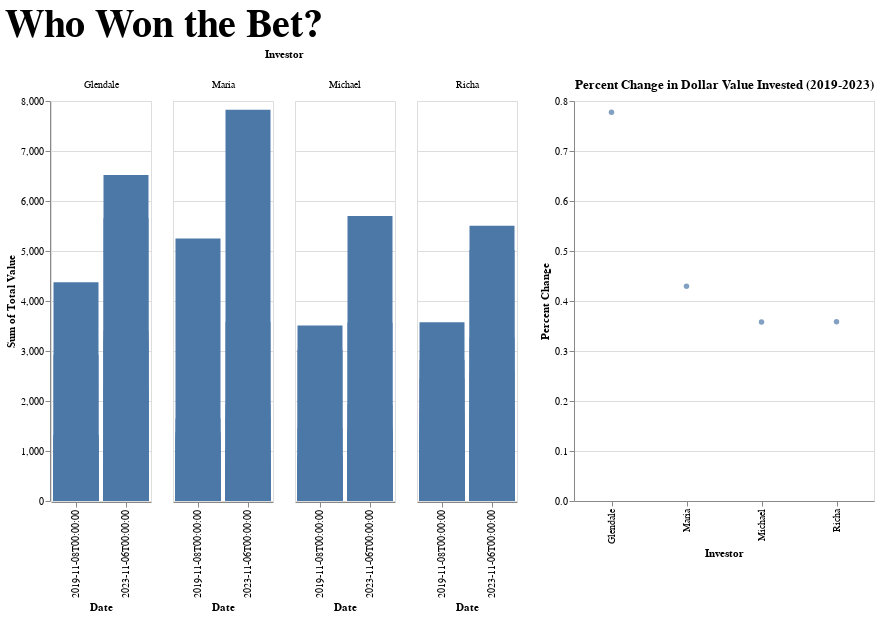

Notebook code for this chart:
### Markdown cell above
## Activity 3 (20 mins) - Get Feedback and Iterate

Share your design(s) with another group in the class. For example, maybe the people sitting next to you or in the next row. Ask them to compare it with the original visualization from Activity 1, and share their response. What works? What could be improved? (And similarly, do the same for their design.)

Then, iterate on your design incorporating any peer feedback.

### Code cell
percent_change2 = alt.Chart(investors_percent_change).mark_circle().encode(
    x=alt.X('Investor:N'),
    y=alt.Y('Percent Change:Q'),
    tooltip=[
        alt.Tooltip('Investor:N'),
        alt.Tooltip('Percent Change:Q')
    ]
).properties(
    width=300,
    height=400,
    title = "Percent Change in Dollar Value Invested (2019-2023)"
)
(bar_chart | percent_change2).properties(title = alt.Title("Who Won the Bet?", fontSize = 40))

### Figure 1 — Vega-Lite specification as saved in the notebook (floating-point values rounded to 4 significant figures)
{"config": {"view": {"continuousWidth": 300, "continuousHeight": 300}}, "hconcat": [{"data": {"name": "data-554b996a8d14d01a8ea149b5ade2d7d8"}, "mark": {"type": "bar"}, "encoding": {"column": {"field": "Investor", "type": "nominal"}, "tooltip": [{"field": "Symbol", "type": "nominal"}, {"field": "Price", "type": "quantitative"}, {"field": "Shares", "type": "quantitative"}, {"field": "Total Value", "type": "quantitative"}], "x": {"field": "Date", "type": "nominal"}, "y": {"aggregate": "sum", "field": "Total Value", "type": "quantitative"}}, "height": 400, "transform": [{"calculate": "datum.Shares * datum.Price", "as": "Total Value"}], "width": 100}, {"data": {"name": "data-5c8808121914e89921cdb837b21af901"}, "mark": {"type": "circle"}, "encoding": {"tooltip": [{"field": "Investor", "type": "nominal"}, {"field": "Percent Change", "type": "quantitative"}], "x": {"field": "Investor", "type": "nominal"}, "y": {"field": "Percent Change", "type": "quantitative"}}, "height": 400, "title": "Percent Change in Dollar Value Invested (2019-2023)", "width": 300}], "title": {"text": "Who Won the Bet?", "fontSize": 40}, "$schema": "https://vega.github.io/schema/vega-lite/v5.20.1.json", "datasets": {"data-554b996a8d14d01a8ea149b5ade2d7d8": [{"Investor": "Maria", "Company": "Apple", "Symbol": "AAPL", "Shares": 20, "Price": 179.2, "Date": "2023-11-06T00:00:00", "dollar_value_invested": 3585.0}, {"Investor": "Maria", "Company": "Netflix Inc.", "Symbol": "NFLX", "Shares": 18, "Price": 434.7, "Date": "2023-11-06T00:00:00", "dollar_value_invested": 7825.0}, {"Investor": "Maria", "Company": "Target Corporation", "Symbol": "TGT", "Shares": 15, "Price": 111.0, "Date": "2023-11-06T00:00:00", "dollar_value_invested": 1666.0}, {"Investor": "Maria", "Company": "Walt Disney Company", "Symbol": "DIS", "Shares": 10, "Price": 84.02, "Date": "2023-11-06T00:00:00", "dollar_value_invested": 840.2}, {"Investor": "Maria", "Company": "Starbucks Corporation", "Symbol": "SBUX", "Shares": 10, "Price": 104.0, "Date": "2023-11-06T00:00:00", "dollar_value_invested": 1040.0}, {"Investor": "Maria", "Company": "eBay Inc.", "Symbol": "EBAY", "Shares": 10, "Price": 40.36, "Date": "2023-11-06T00:00:00", "dollar_value_invested": 403.6}, {"Investor": "Maria", "Company": "Ulta Beauty Inc.", "Symbol": "ULTA", "Shares": 5, "Price": 386.0, "Date": "2023-11-06T00:00:00", "dollar_value_invested": 1930.0}, {"Investor": "Maria", "Company": "Coca-Cola Company", "Symbol": "KO", "Shares": 5, "Price": 56.97, "Date": "2023-11-06T00:00:00", "dollar_value_invested": 284.9}, {"Investor": "Maria", "Company": "NIKE Inc. Class B", "Symbol": "NKE", "Shares": 4, "Price": 107.2, "Date": "2023-11-06T00:00:00", "dollar_value_invested": 429.0}, {"Investor": "Maria", "Company": "Kraft Heinz Company", "Symbol": "KHC", "Shares": 3, "Price": 33.29, "Date": "2023-11-06T00:00:00", "dollar_value_invested": 99.87}, {"Investor": "Glendale", "Company": "Apple", "Symbol": "AAPL", "Shares": 19, "Price": 179.2, "Date": "2023-11-06T00:00:00", "dollar_value_invested": 3405.0}, {"Investor": "Glendale", "Company": "Netflix Inc.", "Symbol": "NFLX", "Shares": 15, "Price": 434.7, "Date": "2023-11-06T00:00:00", "dollar_value_invested": 6521.0}, {"Investor": "Glendale", "Company": "PayPal Holdings Inc.", "Symbol": "PYPL", "Shares": 13, "Price": 54.62, "Date": "2023-11-06T00:00:00", "dollar_value_invested": 710.1}, {"Investor": "Glendale", "Company": "Intel Corporation", "Symbol": "INTC", "Shares": 10, "Price": 37.95, "Date": "2023-11-06T00:00:00", "dollar_value_invested": 379.5}, {"Investor": "Glendale", "Company": "Adobe Incorporated", "Symbol": "ADBE", "Shares": 10, "Price": 565.5, "Date": "2023-11-06T00:00:00", "dollar_value_invested": 5654.0}, {"Investor": "Glendale", "Company": "Microsoft Corporation", "Symbol": "MSFT", "Shares": 9, "Price": 356.5, "Date": "2023-11-06T00:00:00", "dollar_value_invested": 3209.0}, {"Investor": "Glendale", "Company": "eBay Inc.", "Symbol": "EBAY", "Shares": 9, "Price": 40.36, "Date": "2023-11-06T00:00:00", "dollar_value_invested": 363.2}, {"Investor": "Glendale", "Company": "NVIDIA Corporation", "Symbol": "NVDA", "Shares": 5, "Price": 457.5, "Date": "2023-11-06T00:00:00", "dollar_value_invested": 2288.0}, {"Investor": "Glendale", "Company": "Electronic Arts Inc.", "Symbol": "EA", "Shares": 5, "Price": 129.3, "Date": "2023-11-06T00:00:00", "dollar_value_invested": 646.4}, {"Investor": "Glendale", "Company": "Salesforce Inc.", "Symbol": "CRM", "Shares": 5, "Price": 207.4, "Date": "2023-11-06T00:00:00", "dollar_value_invested": 1037.0}, {"Investor": "Richa", "Company": "PayPal Holdings Inc.", "Symbol": "PYPL", "Shares": 15, "Price": 54.62, "Date": "2023-11-06T00:00:00", "dollar_value_invested": 819.3}, {"Investor": "Richa", "Company": "Capital One Financial Corp", "Symbol": "COF", "Shares": 13, "Price": 101.5, "Date": "2023-11-06T00:00:00", "dollar_value_invested": 1319.0}, {"Investor": "Richa", "Company": "Bank of America Corp", "Symbol": "BAC", "Shares": 13, "Price": 28.33, "Date": "2023-11-06T00:00:00", "dollar_value_invested": 368.3}, {"Investor": "Richa", "Company": "Mastercard Incorporated Class A", "Symbol": "MA", "Shares": 13, "Price": 386.2, "Date": "2023-11-06T00:00:00", "dollar_value_invested": 5020.0}, {"Investor": "Richa", "Company": "Intuit Inc.", "Symbol": "INTU", "Shares": 11, "Price": 500.5, "Date": "2023-11-06T00:00:00", "dollar_value_invested": 5506.0}, {"Investor": "Richa", "Company": "Goldman Sachs Group Inc.", "Symbol": "GS", "Shares": 8, "Price": 323.9, "Date": "2023-11-06T00:00:00", "dollar_value_invested": 2591.0}, {"Investor": "Richa", "Company": "Morgan Stanley", "Symbol": "MS", "Shares": 8, "Price": 75.92, "Date": "2023-11-06T00:00:00", "dollar_value_invested": 607.4}, {"Investor": "Richa", "Company": "JPMorgan Chase & Co.", "Symbol": "JPM", "Shares": 8, "Price": 144.1, "Date": "2023-11-06T00:00:00", "dollar_value_invested": 1153.0}, {"Investor": "Richa", "Company": "Accenture Plc Class A", "Symbol": "ACN", "Shares": 6, "Price": 313.1, "Date": "2023-11-06T00:00:00", "dollar_value_invested": 1879.0}, {"Investor": "Richa", "Company": "BlackRock Inc.", "Symbol": "BLK", "Shares": 5, "Price": 653.2, "Date": "2023-11-06T00:00:00", "dollar_value_invested": 3266.0}, {"Investor": "Michael", "Company": "Amazon.com Inc.", "Symbol": "AMZN", "Shares": 10, "Price": 139.7, "Date": "2023-11-06T00:00:00", "dollar_value_invested": 1397.0}, {"Investor": "Michael", "Company": "Starbucks Corporation", "Symbol": "SBUX", "Shares": 10, "Price": 104.0, "Date": "2023-11-06T00:00:00", "dollar_value_invested": 1040.0}, {"Investor": "Michael", "Company": "Costco Wholesale Corporation", "Symbol": "COST", "Shares": 10, "Price": 569.8, "Date": "2023-11-06T00:00:00", "dollar_value_invested": 5698.0}, {"Investor": "Michael", "Company": "Microsoft Corporation", "Symbol": "MSFT", "Shares": 10, "Price": 356.5, "Date": "2023-11-06T00:00:00", "dollar_value_invested": 3565.0}, {"Investor": "Michael", "Company": "T-Mobile US Inc.", "Symbol": "TMUS", "Shares": 10, "Price": 147.3, "Date": "2023-11-06T00:00:00", "dollar_value_invested": 1473.0}, {"Investor": "Michael", "Company": "Boeing Company", "Symbol": "BA", "Shares": 10, "Price": 192.9, "Date": "2023-11-06T00:00:00", "dollar_value_invested": 1930.0}, {"Investor": "Michael", "Company": "Alphabet Inc. Class A", "Symbol": "GOOGL", "Shares": 10, "Price": 131.4, "Date": "2023-11-06T00:00:00", "dollar_value_invested": 1314.0}, {"Investor": "Michael", "Company": "Alaska Airlines", "Symbol": "ALK", "Shares": 10, "Price": 32.84, "Date": "2023-11-06T00:00:00", "dollar_value_invested": 328.4}, {"Investor": "Michael", "Company": "Barrett Business Services", "Symbol": "BBSI", "Shares": 10, "Price": 99.17, "Date": "2023-11-06T00:00:00", "dollar_value_invested": 991.7}, {"Investor": "Michael", "Company": "Nordstrom Inc", "Symbol": "JWN", "Shares": 10, "Price": 14.33, "Date": "2023-11-06T00:00:00", "dollar_value_invested": 143.3}, {"Investor": "Maria", "Company": "Apple", "Symbol": "AAPL", "Shares": 20, "Price": 65.04, "Date": "2019-11-08T00:00:00", "dollar_value_invested": 1301.0}, {"Investor": "Maria", "Company": "Netflix Inc.", "Symbol": "NFLX", "Shares": 18, "Price": 291.6, "Date": "2019-11-08T00:00:00", "dollar_value_invested": 5248.0}, {"Investor": "Maria", "Company": "Target Corporation", "Symbol": "TGT", "Shares": 15, "Price": 110.2, "Date": "2019-11-08T00:00:00", "dollar_value_invested": 1652.0}, {"Investor": "Maria", "Company": "Walt Disney Company", "Symbol": "DIS", "Shares": 10, "Price": 138.0, "Date": "2019-11-08T00:00:00", "dollar_value_invested": 1380.0}, {"Investor": "Maria", "Company": "Starbucks Corporation", "Symbol": "SBUX", "Shares": 10, "Price": 81.77, "Date": "2019-11-08T00:00:00", "dollar_value_invested": 817.7}, {"Investor": "Maria", "Company": "eBay Inc.", "Symbol": "EBAY", "Shares": 10, "Price": 35.14, "Date": "2019-11-08T00:00:00", "dollar_value_invested": 351.4}, {"Investor": "Maria", "Company": "Ulta Beauty Inc.", "Symbol": "ULTA", "Shares": 5, "Price": 239.3, "Date": "2019-11-08T00:00:00", "dollar_value_invested": 1196.0}, {"Investor": "Maria", "Company": "Coca-Cola Company", "Symbol": "KO", "Shares": 5, "Price": 52.21, "Date": "2019-11-08T00:00:00", "dollar_value_invested": 261.1}, {"Investor": "Maria", "Company": "NIKE Inc. Class B", "Symbol": "NKE", "Shares": 4, "Price": 89.81, "Date": "2019-11-08T00:00:00", "dollar_value_invested": 359.2}, {"Investor": "Maria", "Company": "Kraft Heinz Company", "Symbol": "KHC", "Shares": 3, "Price": 32.85, "Date": "2019-11-08T00:00:00", "dollar_value_invested": 98.55}, {"Investor": "Glendale", "Company": "Apple", "Symbol": "AAPL", "Shares": 19, "Price": 65.04, "Date": "2019-11-08T00:00:00", "dollar_value_invested": 1236.0}, {"Investor": "Glendale", "Company": "Netflix Inc.", "Symbol": "NFLX", "Shares": 15, "Price": 291.6, "Date": "2019-11-08T00:00:00", "dollar_value_invested": 4374.0}, {"Investor": "Glendale", "Company": "PayPal Holdings Inc.", "Symbol": "PYPL", "Shares": 13, "Price": 101.4, "Date": "2019-11-08T00:00:00", "dollar_value_invested": 1318.0}, {"Investor": "Glendale", "Company": "Intel Corporation", "Symbol": "INTC", "Shares": 10, "Price": 58.27, "Date": "2019-11-08T00:00:00", "dollar_value_invested": 582.7}, {"Investor": "Glendale", "Company": "Adobe Incorporated", "Symbol": "ADBE", "Shares": 10, "Price": 292.5, "Date": "2019-11-08T00:00:00", "dollar_value_invested": 2925.0}, {"Investor": "Glendale", "Company": "Microsoft Corporation", "Symbol": "MSFT", "Shares": 9, "Price": 146.0, "Date": "2019-11-08T00:00:00", "dollar_value_invested": 1314.0}, {"Investor": "Glendale", "Company": "eBay Inc.", "Symbol": "EBAY", "Shares": 9, "Price": 35.14, "Date": "2019-11-08T00:00:00", "dollar_value_invested": 316.3}, {"Investor": "Glendale", "Company": "NVIDIA Corporation", "Symbol": "NVDA", "Shares": 5, "Price": 51.94, "Date": "2019-11-08T00:00:00", "dollar_value_invested": 259.7}, {"Investor": "Glendale", "Company": "Electronic Arts Inc.", "Symbol": "EA", "Shares": 5, "Price": 98.27, "Date": "2019-11-08T00:00:00", "dollar_value_invested": 491.3}, {"Investor": "Glendale", "Company": "Salesforce Inc.", "Symbol": "CRM", "Shares": 5, "Price": 161.1, "Date": "2019-11-08T00:00:00", "dollar_value_invested": 805.6}, {"Investor": "Richa", "Company": "PayPal Holdings Inc.", "Symbol": "PYPL", "Shares": 15, "Price": 101.4, "Date": "2019-11-08T00:00:00", "dollar_value_invested": 1521.0}, {"Investor": "Richa", "Company": "Capital One Financial Corp", "Symbol": "COF", "Shares": 13, "Price": 109.5, "Date": "2019-11-08T00:00:00", "dollar_value_invested": 1423.0}, {"Investor": "Richa", "Company": "Bank of America Corp", "Symbol": "BAC", "Shares": 13, "Price": 33.26, "Date": "2019-11-08T00:00:00", "dollar_value_invested": 432.4}, {"Investor": "Richa", "Company": "Mastercard Incorporated Class A", "Symbol": "MA", "Shares": 13, "Price": 274.9, "Date": "2019-11-08T00:00:00", "dollar_value_invested": 3574.0}, {"Investor": "Richa", "Company": "Intuit Inc.", "Symbol": "INTU", "Shares": 11, "Price": 256.9, "Date": "2019-11-08T00:00:00", "dollar_value_invested": 2825.0}, {"Investor": "Richa", "Company": "Goldman Sachs Group Inc.", "Symbol": "GS", "Shares": 8, "Price": 222.9, "Date": "2019-11-08T00:00:00", "dollar_value_invested": 1783.0}, {"Investor": "Richa", "Company": "Morgan Stanley", "Symbol": "MS", "Shares": 8, "Price": 49.15, "Date": "2019-11-08T00:00:00", "dollar_value_invested": 393.2}, {"Investor": "Richa", "Company": "JPMorgan Chase & Co.", "Symbol": "JPM", "Shares": 8, "Price": 130.4, "Date": "2019-11-08T00:00:00", "dollar_value_invested": 1043.0}, {"Investor": "Richa", "Company": "Accenture Plc Class A", "Symbol": "ACN", "Shares": 6, "Price": 189.7, "Date": "2019-11-08T00:00:00", "dollar_value_invested": 1138.0}, {"Investor": "Richa", "Company": "BlackRock Inc.", "Symbol": "BLK", "Shares": 5, "Price": 490.2, "Date": "2019-11-08T00:00:00", "dollar_value_invested": 2451.0}, {"Investor": "Michael", "Company": "Amazon.com Inc.", "Symbol": "AMZN", "Shares": 10, "Price": 89.29, "Date": "2019-11-08T00:00:00", "dollar_value_invested": 892.9}, {"Investor": "Michael", "Company": "Starbucks Corporation", "Symbol": "SBUX", "Shares": 10, "Price": 81.77, "Date": "2019-11-08T00:00:00", "dollar_value_invested": 817.7}, {"Investor": "Michael", "Company": "Costco Wholesale Corporation", "Symbol": "COST", "Shares": 10, "Price": 302.6, "Date": "2019-11-08T00:00:00", "dollar_value_invested": 3026.0}, {"Investor": "Michael", "Company": "Microsoft Corporation", "Symbol": "MSFT", "Shares": 10, "Price": 146.0, "Date": "2019-11-08T00:00:00", "dollar_value_invested": 1460.0}, {"Investor": "Michael", "Company": "T-Mobile US Inc.", "Symbol": "TMUS", "Shares": 10, "Price": 80.94, "Date": "2019-11-08T00:00:00", "dollar_value_invested": 809.4}, {"Investor": "Michael", "Company": "Boeing Company", "Symbol": "BA", "Shares": 10, "Price": 351.0, "Date": "2019-11-08T00:00:00", "dollar_value_invested": 3510.0}, {"Investor": "Michael", "Company": "Alphabet Inc. Class A", "Symbol": "GOOGL", "Shares": 10, "Price": 65.45, "Date": "2019-11-08T00:00:00", "dollar_value_invested": 654.5}, {"Investor": "Michael", "Company": "Alaska Airlines", "Symbol": "ALK", "Shares": 10, "Price": 71.17, "Date": "2019-11-08T00:00:00", "dollar_value_invested": 711.7}, {"Investor": "Michael", "Company": "Barrett Business Services", "Symbol": "BBSI", "Shares": 10, "Price": 91.99, "Date": "2019-11-08T00:00:00", "dollar_value_invested": 919.9}, {"Investor": "Michael", "Company": "Nordstrom Inc", "Symbol": "JWN", "Shares": 10, "Price": 36.65, "Date": "2019-11-08T00:00:00", "dollar_value_invested": 366.5}], "data-5c8808121914e89921cdb837b21af901": [{"Investor": "Glendale", "Percent Change": 0.7776}, {"Investor": "Maria", "Percent Change": 0.4294}, {"Investor": "Michael", "Percent Change": 0.3579}, {"Investor": "Richa", "Percent Change": 0.3584}]}}
